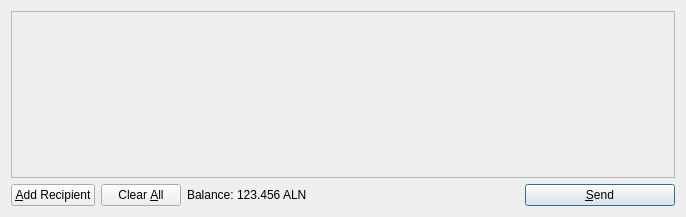
<?xml version="1.0" encoding="UTF-8"?>
<ui version="4.0">
 <class>SendCoinsDialog</class>
 <widget class="QDialog" name="SendCoinsDialog">
  <property name="geometry">
   <rect>
    <x>0</x>
    <y>0</y>
    <width>686</width>
    <height>217</height>
   </rect>
  </property>
  <property name="windowTitle">
   <string>Send Coins</string>
  </property>
  <layout class="QVBoxLayout" name="verticalLayout">
   <item>
    <widget class="QScrollArea" name="scrollArea">
     <property name="widgetResizable">
      <bool>true</bool>
     </property>
     <widget class="QWidget" name="scrollAreaWidgetContents">
      <property name="geometry">
       <rect>
        <x>0</x>
        <y>0</y>
        <width>666</width>
        <height>165</height>
       </rect>
      </property>
      <layout class="QVBoxLayout" name="verticalLayout_2">
       <property name="margin">
        <number>0</number>
       </property>
       <item>
        <layout class="QVBoxLayout" name="entries">
         <property name="spacing">
          <number>6</number>
         </property>
        </layout>
       </item>
       <item>
        <spacer name="verticalSpacer">
         <property name="orientation">
          <enum>Qt::Vertical</enum>
         </property>
         <property name="sizeHint" stdset="0">
          <size>
           <width>20</width>
           <height>40</height>
          </size>
         </property>
        </spacer>
       </item>
      </layout>
     </widget>
    </widget>
   </item>
   <item>
    <layout class="QHBoxLayout" name="horizontalLayout">
     <item>
      <widget class="QPushButton" name="addButton">
       <property name="toolTip">
        <string>Send to multiple recipients at once</string>
       </property>
       <property name="text">
        <string>&amp;Add Recipient</string>
       </property>
       <property name="icon">
        <iconset resource="../bitcoin.qrc">
         <normaloff>:/icons/add</normaloff>:/icons/add</iconset>
       </property>
       <property name="autoDefault">
        <bool>false</bool>
       </property>
      </widget>
     </item>
     <item>
      <widget class="QPushButton" name="clearButton">
       <property name="sizePolicy">
        <sizepolicy hsizetype="Minimum" vsizetype="Fixed">
         <horstretch>0</horstretch>
         <verstretch>0</verstretch>
        </sizepolicy>
       </property>
       <property name="toolTip">
        <string>Remove all transaction fields</string>
       </property>
       <property name="text">
        <string>Clear &amp;All</string>
       </property>
       <property name="icon">
        <iconset resource="../bitcoin.qrc">
         <normaloff>:/icons/remove</normaloff>:/icons/remove</iconset>
       </property>
       <property name="autoRepeatDelay">
        <number>300</number>
       </property>
       <property name="autoDefault">
        <bool>false</bool>
       </property>
      </widget>
     </item>
     <item>
      <layout class="QHBoxLayout" name="horizontalLayout_2">
       <property name="spacing">
        <number>3</number>
       </property>
       <item>
        <widget class="QLabel" name="label">
         <property name="text">
          <string>Balance:</string>
         </property>
        </widget>
       </item>
       <item>
        <widget class="QLabel" name="labelBalance">
         <property name="cursor">
          <cursorShape>IBeamCursor</cursorShape>
         </property>
         <property name="text">
          <string>123.456 ALN</string>
         </property>
         <property name="textInteractionFlags">
          <set>Qt::LinksAccessibleByMouse|Qt::TextSelectableByKeyboard|Qt::TextSelectableByMouse</set>
         </property>
        </widget>
       </item>
      </layout>
     </item>
     <item>
      <spacer name="horizontalSpacer">
       <property name="orientation">
        <enum>Qt::Horizontal</enum>
       </property>
       <property name="sizeHint" stdset="0">
        <size>
         <width>40</width>
         <height>20</height>
        </size>
       </property>
      </spacer>
     </item>
     <item>
      <widget class="QPushButton" name="sendButton">
       <property name="minimumSize">
        <size>
         <width>150</width>
         <height>0</height>
        </size>
       </property>
       <property name="toolTip">
        <string>Confirm the send action</string>
       </property>
       <property name="text">
        <string>&amp;Send</string>
       </property>
       <property name="icon">
        <iconset resource="../bitcoin.qrc">
         <normaloff>:/icons/send</normaloff>:/icons/send</iconset>
       </property>
       <property name="default">
        <bool>true</bool>
       </property>
      </widget>
     </item>
    </layout>
   </item>
  </layout>
 </widget>
 <resources>
  <include location="../bitcoin.qrc"/>
 </resources>
 <connections/>
</ui>
